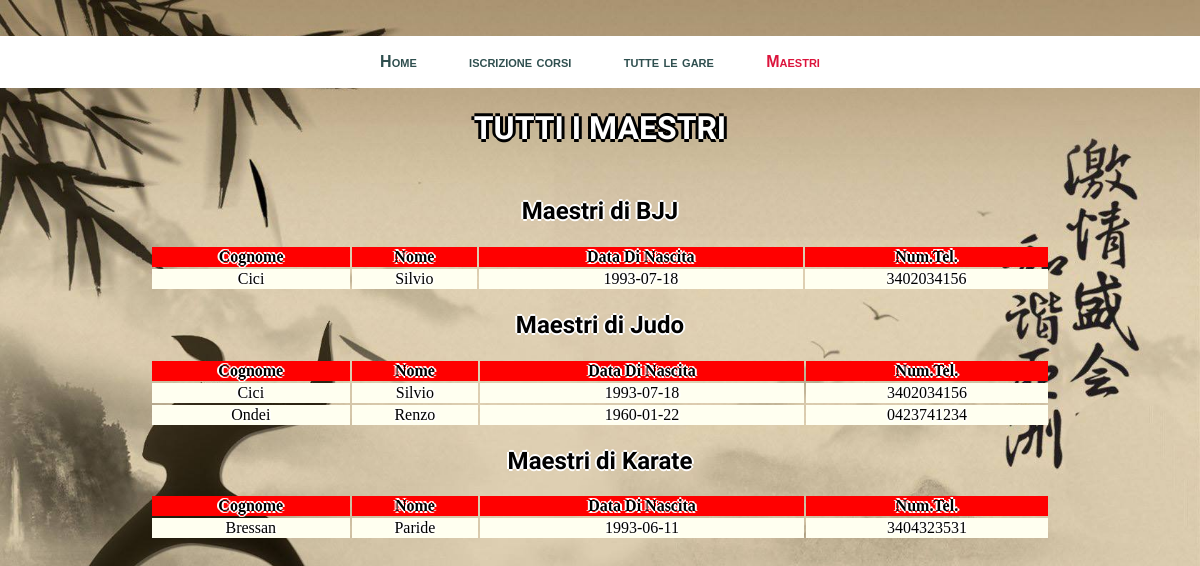
The app's page /i_maestri.php (signed in) with its own data.
### tables this page shows
CREATE TABLE IF NOT EXISTS Maestri(
Nome character(20) NOT NULL,
Cognome character(20) NOT NULL,
DataNascita date NOT NULL,
NumTel character(15),
codfiscale character (16) primary key,
FOREIGN KEY (codfiscale) REFERENCES utenti(codicefiscale) ON DELETE CASCADE ON UPDATE CASCADE);

### tabelle.php (the view)
<?php
function table_start($row) {
echo "<table class='tabelle'>";
echo "<tr>";
foreach ($row as $field)
echo "<th>$field</th>";
echo "</tr>";
};
function table_row($row) {
echo "<tr>";
foreach ($row as $field)
if ($field)
	echo "<td>$field</td>";
 else
	echo "<td>-</td>"; echo "</tr>";};
function table_end() {
echo "</table>";};
?>

### i_maestri.php (shortened to what this page needs)
<!DOCTYPE html PUBLIC "-//W3C//DTD XHTML 1.0 Strict//EN" "http://www.w3.org/TR/xhtml1/DTD/xhtml1-strict.dtd">
<html xmlns="http://www.w3.org/1999/xhtml" xml:lang="it" lang="it">
	<head>
        <link href="Main.css" rel="stylesheet" type="text/css"/>
    </head>
    <body></br></br>
	<div class="menu">
            <ul class="lista-menu">
            <li><a href="Home.php">Home</a></li>
			<li><a href="iscriviti_corso.php">iscrizione corsi</a></li>
           <li><a href="tutte_le_gare.php">tutte le gare</a></li>
            <li>Maestri</li>
            </ul>
        </div>
        <?php
require "tabelle.php";
echo '<h1>TUTTI I MAESTRI</h1>';
?>
		<?php
echo '<h2></br>Maestri di BJJ</h2>';
	$query = "select Cognome,Nome,DataNascita,NumTel from palestra.insegnamento join palestra.maestri WHERE insegnante=codfiscale AND Disciplina='BJJ' order by cognome,nome,DataNascita asc";
	$result = mysql_query($query);
        table_start(array("Cognome", "Nome", "Data Di Nascita", "Num.Tel."));
while ($row = mysql_fetch_row($result))
table_row($row);
table_end();
echo '<h2>Maestri di Judo</h2>';
	$query = "select Cognome,Nome,DataNascita,NumTel from palestra.insegnamento join palestra.maestri WHERE insegnante=codfiscale AND Disciplina='Judo' order by cognome,nome,DataNascita asc";
	$result = mysql_query($query);
while ($row = mysql_fetch_row($result))
table_row($row);
echo '<h2>Maestri di Karate</h2>';
	$query = "select Cognome,Nome,DataNascita,NumTel from palestra.insegnamento join palestra.maestri WHERE insegnante=codfiscale AND Disciplina='Karate' order by cognome,nome,DataNascita asc";
	$result = mysql_query($query);
while ($row = mysql_fetch_row($result))
table_row($row);
?>
    </body>
</html>

### Main.css (style rules this page uses)
.menu { background-color: white; border: thin solid white; clear:both; padding-left: 0; padding-right: 0; }
ul { text-align:center; list-style: none; margin: 1em 0; padding: 0; font-family: Helvetica,sans-serif; }
li { margin: 0; padding: 0 2%; display: inline; height: 0; font-weight: bold; font-variant: small-caps; color:crimson; }
a:link { margin: 0; padding: 0; color:darkslategrey; background: transparent; text-decoration: none; ; }
body { margin: 0px; background-image:url(bg.jpg); background-repeat: no-repeat; background-size:cover; text-align:center; background-color:burlywood ; }
h1 { font-family: 'Shojumaru'; color:white; text-shadow: -3px 0 black, 0 3px black, 3px 0 black, 0 -3px black; text-align: center; }
h2 { font-family: 'Shojumaru'; color: black; text-shadow: -2px 0 white, 0 2px white, 2px 0 white, 0 -2px white; text-align: center; }
.tabelle { width:75%; text-shadow: -2px 0 white, 0 2px white, 2px 0 white, 0 -2px white; text-align: center; margin: auto; }
.tabelle th { background-color:red; }
.tabelle td { background-color:ivory; }

### records on screen
maestri: Cognome "Cici", Nome "Silvio", DataNascita "1993-07-18", NumTel "3402034156"
maestri: Cognome "Ondei", Nome "Renzo", DataNascita "1960-01-22", NumTel "0423741234"
maestri: Cognome "Bressan", Nome "Paride", DataNascita "1993-06-11", NumTel "3404323531"

### other values on screen
$field "Cognome"
$field "Nome"
$field "Data Di Nascita"
$field "Num.Tel."
